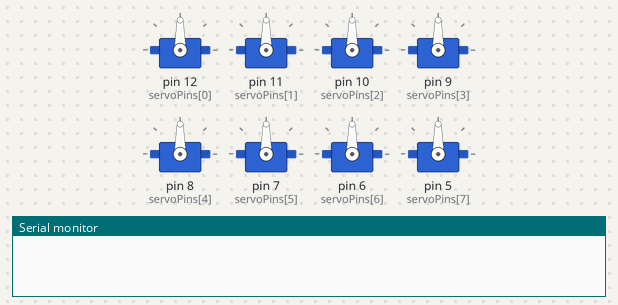
The sketch below on a simulated Arduino Uno, built with avr-gcc and run on an emulated ATmega328P. On the bench: 8 × servo, the last lines printed to the serial monitor.

Above: at 0.1 s.
At 1.16 s:
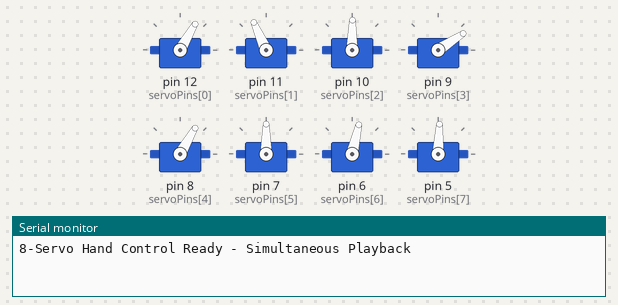
At 8.32 s:
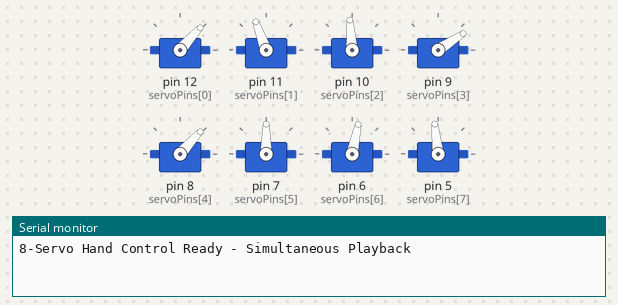
At 18.57 s:
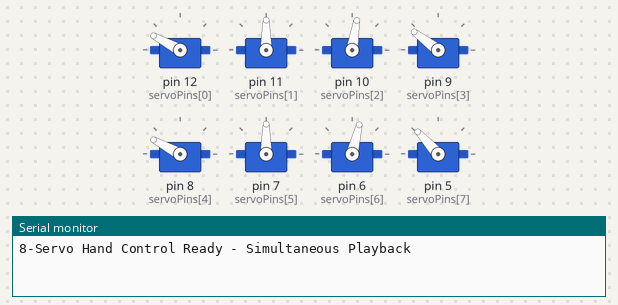
At 27.3 s:
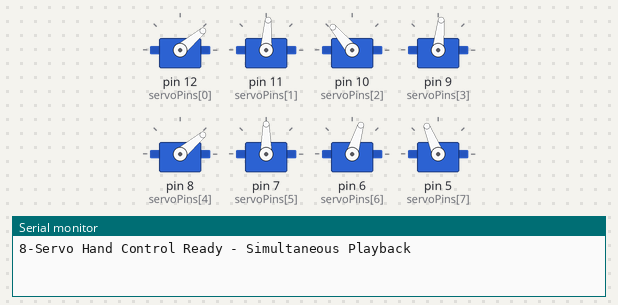
At 36.32 s:
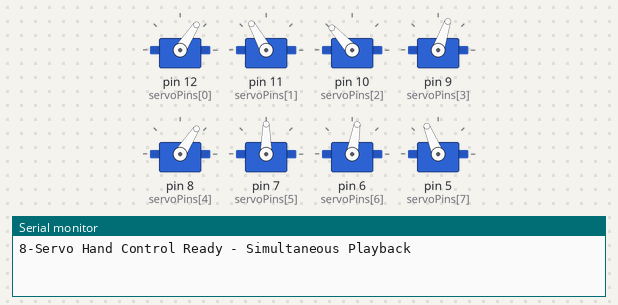
Timing chart, 0 to 36.4 s (numbered marks = the images above):
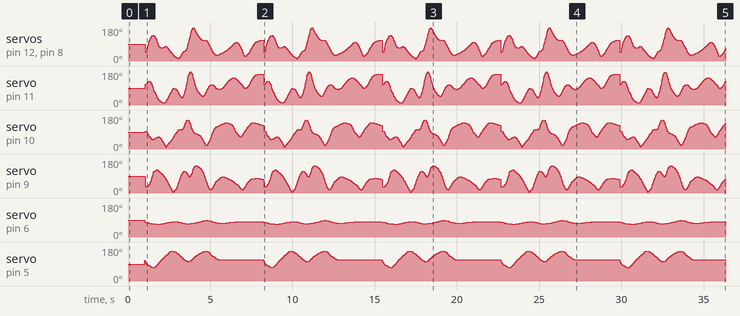

The sketch:

hand_movements_20251204_212027.ino
```cpp
/*
 * 8-Servo Hand Control - Generated Movement Code (SIMULTANEOUS PLAYBACK)
 * Generated: 2025-12-04 21:20:27
 * Layers: 3
 * Original Frames Recorded: 1885
 * Loop Duration: 7.22s
 *
 * Hardware: 5 Finger Servos + 3 Arm Servos
 * Fingers: Thumb, Index, Middle, Ring, Pinky
 * Arm: Shoulder, Elbow, Wrist
 *
 * Pin Mapping (reversed order):
 * Pin 12 -> Thumb (servo 0)
 * Pin 11 -> Index (servo 1)
 * Pin 10 -> Middle (servo 2)
 * Pin 9  -> Ring (servo 3)
 * Pin 8  -> Pinky (servo 4)
 * Pin 7  -> Shoulder (servo 5)
 * Pin 6  -> Elbow (servo 6)
 * Pin 5  -> Wrist (servo 7)
 */

#include <Servo.h>

// Servo objects
Servo servo[8];
int servoPins[8] = {12, 11, 10, 9, 8, 7, 6, 5};

// Timing
unsigned long loopStartTime;
unsigned long loopDuration = 7216; // milliseconds

// Layer data structures

// Layer 1: Layer_1 (cursor mode) - 65 keyframes
const int layer1_count = 65;
const unsigned long layer1_times[] PROGMEM = {23, 133, 235, 337, 443, 548, 650, 755, 860, 960, 1068, 1171, 1291, 1739, 1844, 1948, 2051, 2156, 2258, 2365, 2468, 2571, 2671, 2772, 2876, 2980, 3083, 3188, 3289, 3395, 3500, 3603, 3708, 3811, 3913, 4019, 4124, 4225, 4332, 4437, 4541, 4643, 4787, 4899, 5004, 5115, 5220, 5323, 5428, 5532, 5634, 5736, 5837, 5940, 6040, 6147, 6252, 6357, 6460, 6563, 6664, 6765, 6882, 7043, 7192};
const int layer1_servo0[] PROGMEM = {46, 51, 96, 115, 135, 136, 125, 101, 77, 71, 69, 72, 79, 32, 23, 18, 12, 19, 34, 51, 53, 63, 95, 127, 166, 177, 160, 142, 128, 116, 110, 110, 110, 103, 85, 70, 49, 37, 31, 32, 34, 40, 44, 51, 56, 65, 73, 80, 91, 98, 97, 89, 72, 52, 28, 25, 34, 43, 61, 74, 91, 99, 105, 109, 111};
const int layer1_servo1[] PROGMEM = {108, 112, 126, 125, 108, 77, 62, 41, 26, 19, 13, 11, 15, 88, 86, 81, 63, 47, 38, 46, 73, 112, 158, 175, 166, 131, 99, 78, 65, 54, 47, 47, 61, 81, 98, 106, 107, 100, 89, 85, 82, 86, 92, 106, 116, 128, 136, 142, 145, 139, 133, 123, 112, 105, 91, 88, 95, 103, 123, 138, 153, 159, 162, 162, 162};
const int layer1_servo2[] PROGMEM = {95, 93, 70, 63, 50, 52, 56, 63, 65, 57, 43, 29, 10, 58, 77, 86, 101, 104, 101, 109, 134, 153, 153, 133, 103, 87, 82, 79, 74, 68, 53, 37, 21, 21, 36, 53, 82, 104, 116, 120, 123, 130, 134, 138, 138, 136, 133, 127, 111, 90, 81, 70, 62, 70, 85, 99, 113, 123, 135, 140, 138, 136, 134, 128, 125};
const int layer1_servo3[] PROGMEM = {33, 32, 40, 52, 77, 110, 119, 123, 115, 108, 99, 90, 74, 2, 14, 23, 49, 76, 98, 114, 114, 104, 90, 85, 102, 133, 143, 142, 137, 130, 116, 99, 71, 43, 23, 17, 24, 40, 59, 67, 75, 84, 86, 82, 79, 73, 69, 65, 57, 49, 44, 36, 22, 17, 22, 37, 53, 63, 73, 76, 76, 77, 77, 75, 73};
const int layer1_servo4[] PROGMEM = {46, 51, 96, 115, 135, 136, 125, 101, 77, 71, 69, 72, 79, 32, 23, 18, 12, 19, 34, 51, 53, 63, 95, 127, 166, 177, 160, 142, 128, 116, 110, 110, 110, 103, 85, 70, 49, 37, 31, 32, 34, 40, 44, 51, 56, 65, 73, 80, 91, 98, 97, 89, 72, 52, 28, 25, 34, 43, 61, 74, 91, 99, 105, 109, 111};
int layer1_index = 0;

// Layer 2: Layer_2 (manual mode) - 28 keyframes
const int layer2_count = 28;
const unsigned long layer2_times[] PROGMEM = {6, 192, 299, 417, 790, 1055, 1215, 1366, 1560, 1808, 2057, 2200, 2313, 2492, 2992, 3112, 3280, 3423, 3545, 3704, 4000, 4071, 4168, 4294, 4560, 5162, 5214, 5824};
const int layer2_servo6[] PROGMEM = {79, 76, 73, 70, 67, 70, 73, 76, 79, 82, 79, 76, 73, 70, 73, 76, 79, 82, 85, 88, 85, 82, 79, 76, 73, 76, 79, 81};
int layer2_index = 0;

// Layer 3: Layer_3 (manual mode) - 65 keyframes
const int layer3_count = 65;
const unsigned long layer3_times[] PROGMEM = {9, 59, 116, 172, 273, 325, 392, 551, 661, 716, 767, 819, 875, 930, 988, 1041, 1098, 1148, 1203, 1259, 1317, 1367, 1423, 1481, 1537, 1595, 1877, 1927, 2030, 2080, 2140, 2195, 2253, 2306, 2360, 2414, 2471, 2531, 2596, 2820, 2873, 2927, 2982, 3040, 3093, 3156, 3220, 3276, 3328, 3429, 3483, 3541, 3668, 3877, 3929, 3980, 4036, 4090, 4148, 4200, 4285, 4338, 4419, 4513, 5070};
const int layer3_servo7[] PROGMEM = {110, 99, 90, 85, 82, 79, 74, 71, 74, 82, 85, 89, 96, 102, 108, 113, 117, 120, 125, 132, 136, 139, 143, 147, 155, 158, 155, 147, 144, 140, 134, 130, 126, 122, 116, 113, 109, 106, 103, 106, 113, 118, 121, 127, 131, 134, 138, 141, 145, 148, 151, 154, 158, 155, 150, 146, 139, 134, 131, 128, 124, 118, 115, 112, 111};
int layer3_index = 0;

void setup() {
  Serial.begin(9600);

  // Attach servos
  for(int i = 0; i < 8; i++) {
    servo[i].attach(servoPins[i]);
    servo[i].write(90);
  }

  delay(1000);
  Serial.println("8-Servo Hand Control Ready - Simultaneous Playback");
  loopStartTime = millis();
}

void loop() {
  unsigned long elapsed = millis() - loopStartTime;

  // Loop the sequence
  if(elapsed >= loopDuration) {
    loopStartTime = millis();
    elapsed = 0;
    layer1_index = 0;
    layer2_index = 0;
    layer3_index = 0;
  }

  // Update layer 1 with interpolation
  if(layer1_index < layer1_count - 1) {
    unsigned long currentTime = pgm_read_dword(&layer1_times[layer1_index]);
    unsigned long nextTime = pgm_read_dword(&layer1_times[layer1_index + 1]);

    // Move to next keyframe if we've passed it
    if(elapsed >= nextTime) {
      layer1_index++;
    }

    // Interpolate between current and next keyframe
    if(layer1_index < layer1_count - 1 && elapsed >= currentTime) {
      currentTime = pgm_read_dword(&layer1_times[layer1_index]);
      nextTime = pgm_read_dword(&layer1_times[layer1_index + 1]);

      // Calculate interpolation factor (0.0 to 1.0)
      float factor = (float)(elapsed - currentTime) / (float)(nextTime - currentTime);
      factor = constrain(factor, 0.0, 1.0);

      // Interpolate Thumb
      int curr0 = pgm_read_word(&layer1_servo0[layer1_index]);
      int next0 = pgm_read_word(&layer1_servo0[layer1_index + 1]);
      if(curr0 != -1 && next0 != -1) {
        int interpolated = curr0 + (int)((next0 - curr0) * factor);
        servo[0].write(interpolated);
      } else if(curr0 != -1) {
        servo[0].write(curr0);
      }
      // Interpolate Index
      int curr1 = pgm_read_word(&layer1_servo1[layer1_index]);
      int next1 = pgm_read_word(&layer1_servo1[layer1_index + 1]);
      if(curr1 != -1 && next1 != -1) {
        int interpolated = curr1 + (int)((next1 - curr1) * factor);
        servo[1].write(interpolated);
      } else if(curr1 != -1) {
        servo[1].write(curr1);
      }
      // Interpolate Middle
      int curr2 = pgm_read_word(&layer1_servo2[layer1_index]);
      int next2 = pgm_read_word(&layer1_servo2[layer1_index + 1]);
      if(curr2 != -1 && next2 != -1) {
        int interpolated = curr2 + (int)((next2 - curr2) * factor);
        servo[2].write(interpolated);
      } else if(curr2 != -1) {
        servo[2].write(curr2);
      }
      // Interpolate Ring
      int curr3 = pgm_read_word(&layer1_servo3[layer1_index]);
      int next3 = pgm_read_word(&layer1_servo3[layer1_index + 1]);
      if(curr3 != -1 && next3 != -1) {
        int interpolated = curr3 + (int)((next3 - curr3) * factor);
        servo[3].write(interpolated);
      } else if(curr3 != -1) {
        servo[3].write(curr3);
      }
      // Interpolate Pinky
      int curr4 = pgm_read_word(&layer1_servo4[layer1_index]);
      int next4 = pgm_read_word(&layer1_servo4[layer1_index + 1]);
      if(curr4 != -1 && next4 != -1) {
        int interpolated = curr4 + (int)((next4 - curr4) * factor);
        servo[4].write(interpolated);
      } else if(curr4 != -1) {
        servo[4].write(curr4);
      }
    }
  }

  // Update layer 2 with interpolation
  if(layer2_index < layer2_count - 1) {
    unsigned long currentTime = pgm_read_dword(&layer2_times[layer2_index]);
    unsigned long nextTime = pgm_read_dword(&layer2_times[layer2_index + 1]);

    // Move to next keyframe if we've passed it
    if(elapsed >= nextTime) {
      layer2_index++;
    }

    // Interpolate between current and next keyframe
    if(layer2_index < layer2_count - 1 && elapsed >= currentTime) {
      currentTime = pgm_read_dword(&layer2_times[layer2_index]);
      nextTime = pgm_read_dword(&layer2_times[layer2_index + 1]);

      // Calculate interpolation factor (0.0 to 1.0)
      float factor = (float)(elapsed - currentTime) / (float)(nextTime - currentTime);
      factor = constrain(factor, 0.0, 1.0);

      // Interpolate Elbow
      int curr6 = pgm_read_word(&layer2_servo6[layer2_index]);
      int next6 = pgm_read_word(&layer2_servo6[layer2_index + 1]);
      if(curr6 != -1 && next6 != -1) {
        int interpolated = curr6 + (int)((next6 - curr6) * factor);
        servo[6].write(interpolated);
      } else if(curr6 != -1) {
        servo[6].write(curr6);
      }
    }
  }

  // Update layer 3 with interpolation
  if(layer3_index < layer3_count - 1) {
    unsigned long currentTime = pgm_read_dword(&layer3_times[layer3_index]);
    unsigned long nextTime = pgm_read_dword(&layer3_times[layer3_index + 1]);

    // Move to next keyframe if we've passed it
    if(elapsed >= nextTime) {
      layer3_index++;
    }

    // Interpolate between current and next keyframe
    if(layer3_index < layer3_count - 1 && elapsed >= currentTime) {
      currentTime = pgm_read_dword(&layer3_times[layer3_index]);
      nextTime = pgm_read_dword(&layer3_times[layer3_index + 1]);

      // Calculate interpolation factor (0.0 to 1.0)
      float factor = (float)(elapsed - currentTime) / (float)(nextTime - currentTime);
      factor = constrain(factor, 0.0, 1.0);

      // Interpolate Wrist
      int curr7 = pgm_read_word(&layer3_servo7[layer3_index]);
      int next7 = pgm_read_word(&layer3_servo7[layer3_index + 1]);
      if(curr7 != -1 && next7 != -1) {
        int interpolated = curr7 + (int)((next7 - curr7) * factor);
        servo[7].write(interpolated);
      } else if(curr7 != -1) {
        servo[7].write(curr7);
      }
    }
  }

  delay(5); // 200Hz update rate for smooth interpolation
}
```
